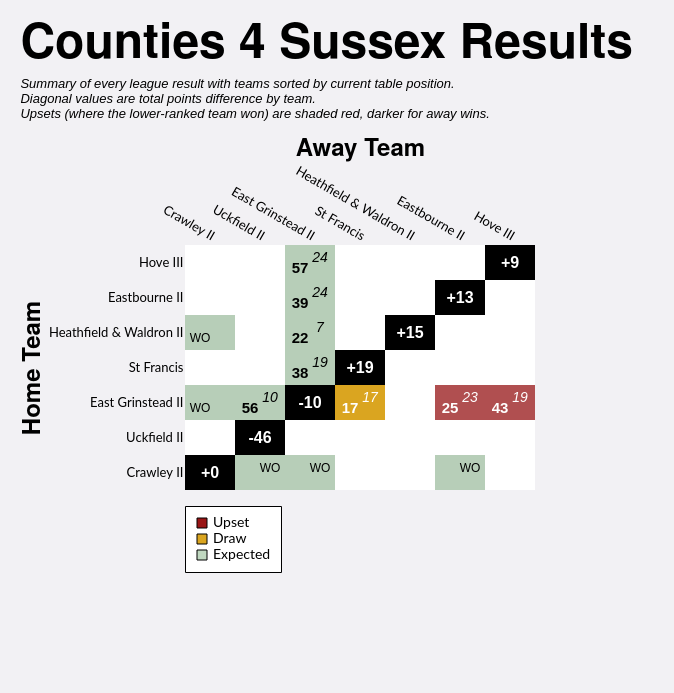

Express this chart as Vega-Lite.
### Vega-Lite specification from a JSON file in a GitHub repository (floating-point values rounded to 4 significant figures)
{"config": {"axis": {"labelFont": "Lato, sans-serif", "titleFont": "PT Sans Narrow, Helvetica Neue, Helvetica, Arial, sans-serif", "labelFontSize": 13, "titleFontSize": 24, "gridColor": "#202947", "gridOpacity": 0.2}, "header": {"labelFont": "PT Sans Narrow, Helvetica Neue, Helvetica, Arial, sans-serif", "titleFont": "PT Sans Narrow, Helvetica Neue, Helvetica, Arial, sans-serif", "labelFontSize": 24, "titleFontSize": 28, "labelFontWeight": "bold", "orient": "left"}, "legend": {"labelFont": "Lato, sans-serif", "titleFont": "PT Sans Narrow, Helvetica Neue, Helvetica, Arial, sans-serif", "labelFontSize": 14, "titleFontSize": 16, "titlePadding": 5, "fillColor": "white", "strokeColor": "black", "padding": 10, "titleFontWeight": "lighter", "titleFontStyle": "italic", "titleColor": "gray", "offset": 10}, "title": {"font": "PT Sans Narrow, Helvetica Neue, Helvetica, Arial, sans-serif", "fontSize": 48, "fontWeight": "bold", "anchor": "start", "align": "center", "titlePadding": 20, "subtitlePadding": 10, "subtitleFontSize": 13, "subtitleColor": "", "subtitleFontStyle": "italic", "offset": 15, "color": "black"}, "axisX": {"labelAngle": 0}, "facet": {"title": null, "header": null, "align": {"row": "each", "column": "each"}}, "resolve": {"scale": {"y": "independent", "facet": "independent"}}, "background": "#f2f1f4", "scale": {"offsetBandPaddingOuter": 0.2, "offsetBandPaddingInner": 0.1}, "view": {"stroke": null}}, "layer": [{"data": {"name": "data-6b7d4432b47ef945ee47c41974f7fdb5"}, "mark": {"type": "rect"}, "encoding": {"color": {"field": "unexpected_result", "legend": {"columns": 1, "direction": "horizontal", "labelExpr": "datum.value === 'Upset (Away Win)' ? 'Upset' : datum.value", "labelLimit": 220, "offset": 16, "orient": "bottom", "symbolStrokeColor": "black", "symbolStrokeWidth": 1, "values": ["Upset (Away Win)", "Draw", "Expected"]}, "scale": {"domain": ["Expected", "Upset (Home Win)", "Upset (Away Win)", "Draw", "To be played", "N/A"], "range": ["#146f1444", "#991515bb", "#991515", "goldenrod", "white", "black"]}, "title": null, "type": "nominal"}, "opacity": {"condition": {"test": "datum.home_team == param_19['home_team'] || datum.away_team == param_19['home_team'] || !isValid(param_19['home_team'])", "value": 1.0}, "value": 0.1}, "tooltip": [{"field": "home_team", "title": "Home", "type": "nominal"}, {"field": "away_team", "title": "Away", "type": "nominal"}, {"field": "home_score_text", "title": "Home Score", "type": "nominal"}, {"field": "away_score_text", "title": "Away Score", "type": "nominal"}, {"field": "result", "title": "Result", "type": "nominal"}, {"field": "unexpected_result", "title": "Unexpectedness", "type": "nominal"}, {"field": "date", "format": "%d %b %Y", "title": "Date", "type": "temporal"}], "x": {"axis": {"domain": false, "grid": false, "labelAngle": 30, "orient": "top", "ticks": false}, "field": "away_team", "sort": ["Crawley II", "Uckfield II", "East Grinstead II", "St Francis", "Heathfield & Waldron II", "Eastbourne II", "Hove III"], "title": "Away Team", "type": "nominal"}, "y": {"axis": {"domain": false, "grid": false, "ticks": false}, "field": "home_team", "sort": ["Hove III", "Eastbourne II", "Heathfield & Waldron II", "St Francis", "East Grinstead II", "Uckfield II", "Crawley II"], "title": "Home Team", "type": "nominal"}}, "name": "view_19"}, {"data": {"name": "data-6b7d4432b47ef945ee47c41974f7fdb5"}, "mark": {"type": "text", "fontStyle": "italic", "size": 14, "xOffset": 10, "yOffset": -5}, "encoding": {"color": {"condition": {"test": "(datum.home_team == param_19['home_team'] || datum.away_team == param_19['home_team'] || !isValid(param_19['home_team'])) && datum.unexpected_result == 'Expected'", "value": "black"}, "value": "white"}, "text": {"field": "away_score_text", "type": "nominal"}, "x": {"field": "away_team", "sort": ["Crawley II", "Uckfield II", "East Grinstead II", "St Francis", "Heathfield & Waldron II", "Eastbourne II", "Hove III"], "type": "nominal"}, "y": {"field": "home_team", "sort": ["Hove III", "Eastbourne II", "Heathfield & Waldron II", "St Francis", "East Grinstead II", "Uckfield II", "Crawley II"], "type": "nominal"}}, "transform": [{"filter": "datum.away_score_text != '' && datum.away_score_text != 'WO'"}]}, {"data": {"name": "data-6b7d4432b47ef945ee47c41974f7fdb5"}, "mark": {"type": "text", "size": 12, "xOffset": 10, "yOffset": -5}, "encoding": {"color": {"condition": {"test": "(datum.home_team == param_19['home_team'] || datum.away_team == param_19['home_team'] || !isValid(param_19['home_team'])) && datum.unexpected_result == 'Expected'", "value": "black"}, "value": "white"}, "text": {"field": "away_score_text", "type": "nominal"}, "x": {"field": "away_team", "sort": ["Crawley II", "Uckfield II", "East Grinstead II", "St Francis", "Heathfield & Waldron II", "Eastbourne II", "Hove III"], "type": "nominal"}, "y": {"field": "home_team", "sort": ["Hove III", "Eastbourne II", "Heathfield & Waldron II", "St Francis", "East Grinstead II", "Uckfield II", "Crawley II"], "type": "nominal"}}, "transform": [{"filter": "datum.away_score_text == 'WO'"}]}, {"data": {"name": "data-6b7d4432b47ef945ee47c41974f7fdb5"}, "mark": {"type": "text", "fontWeight": "bold", "size": 15, "xOffset": -10, "yOffset": 5}, "encoding": {"color": {"condition": {"test": "(datum.home_team == param_19['home_team'] || datum.away_team == param_19['home_team'] || !isValid(param_19['home_team'])) && datum.unexpected_result == 'Expected'", "value": "black"}, "value": "white"}, "text": {"field": "home_score_text", "type": "nominal"}, "x": {"field": "away_team", "sort": ["Crawley II", "Uckfield II", "East Grinstead II", "St Francis", "Heathfield & Waldron II", "Eastbourne II", "Hove III"], "type": "nominal"}, "y": {"field": "home_team", "sort": ["Hove III", "Eastbourne II", "Heathfield & Waldron II", "St Francis", "East Grinstead II", "Uckfield II", "Crawley II"], "type": "nominal"}}, "transform": [{"filter": "datum.home_score_text != '' && datum.home_score_text != 'WO'"}]}, {"data": {"name": "data-6b7d4432b47ef945ee47c41974f7fdb5"}, "mark": {"type": "text", "size": 12, "xOffset": -10, "yOffset": 5}, "encoding": {"color": {"condition": {"test": "(datum.home_team == param_19['home_team'] || datum.away_team == param_19['home_team'] || !isValid(param_19['home_team'])) && datum.unexpected_result == 'Expected'", "value": "black"}, "value": "white"}, "text": {"field": "home_score_text", "type": "nominal"}, "x": {"field": "away_team", "sort": ["Crawley II", "Uckfield II", "East Grinstead II", "St Francis", "Heathfield & Waldron II", "Eastbourne II", "Hove III"], "type": "nominal"}, "y": {"field": "home_team", "sort": ["Hove III", "Eastbourne II", "Heathfield & Waldron II", "St Francis", "East Grinstead II", "Uckfield II", "Crawley II"], "type": "nominal"}}, "transform": [{"filter": "datum.home_score_text == 'WO'"}]}, {"data": {"name": "data-fecc7afd5414ebbbadb48049a19bf62b"}, "mark": {"type": "text", "color": "white", "fontWeight": "bold", "size": 16}, "encoding": {"text": {"field": "display_text", "type": "nominal"}, "tooltip": [{"field": "home_team", "title": "Team", "type": "nominal"}, {"field": "display_text", "title": "Points Difference", "type": "nominal"}], "x": {"field": "away_team", "sort": ["Crawley II", "Uckfield II", "East Grinstead II", "St Francis", "Heathfield & Waldron II", "Eastbourne II", "Hove III"], "type": "nominal"}, "y": {"field": "home_team", "sort": ["Hove III", "Eastbourne II", "Heathfield & Waldron II", "St Francis", "East Grinstead II", "Uckfield II", "Crawley II"], "type": "nominal"}}}], "height": {"step": 35}, "padding": {"left": 20, "top": 20, "right": 40, "bottom": 120}, "params": [{"name": "param_19", "select": {"type": "point", "clear": "dblclick", "fields": ["home_team"], "on": "click"}, "value": null, "views": ["view_19"]}], "title": {"text": "Counties 4 Sussex Results", "subtitle": ["Summary of every league result with teams sorted by current table position.", "Diagonal values are total points difference by team.", "Upsets (where the lower-ranked team won) are shaded red, darker for away wins."]}, "width": {"step": 50}, "$schema": "https://vega.github.io/schema/vega-lite/v5.20.1.json", "datasets": {"data-6b7d4432b47ef945ee47c41974f7fdb5": [{"home_team": "Crawley II", "away_team": "Crawley II", "match_id": null, "date": "", "home_score": null, "away_score": null, "home_walkover": null, "away_walkover": null, "result": "N/A", "home_score_text": "", "away_score_text": "", "wo_result": "", "score_text": "", "display_text": "+0", "is_diagonal": true, "result_simple": "N/A", "unexpected_result": "N/A", "unexpected_opacity": 1.0}, {"home_team": "Crawley II", "away_team": "East Grinstead II", "match_id": "995325", "date": "2022-10-01T00:00:00", "home_score": null, "away_score": null, "home_walkover": false, "away_walkover": true, "result": "Away Win", "home_score_text": "", "away_score_text": "WO", "wo_result": "AWO", "score_text": "WO", "display_text": "WO", "is_diagonal": false, "result_simple": "Away Win", "unexpected_result": "Expected", "unexpected_opacity": 0.25}, {"home_team": "Crawley II", "away_team": "Eastbourne II", "match_id": "995339", "date": "2022-11-12T00:00:00", "home_score": null, "away_score": null, "home_walkover": false, "away_walkover": true, "result": "Away Win", "home_score_text": "", "away_score_text": "WO", "wo_result": "AWO", "score_text": "WO", "display_text": "WO", "is_diagonal": false, "result_simple": "Away Win", "unexpected_result": "Expected", "unexpected_opacity": 0.25}, {"home_team": "Crawley II", "away_team": "Heathfield & Waldron II", "match_id": null, "date": "", "home_score": null, "away_score": null, "home_walkover": null, "away_walkover": null, "result": "To be played", "home_score_text": "", "away_score_text": "", "wo_result": "", "score_text": "", "display_text": "", "is_diagonal": false, "result_simple": "To be played", "unexpected_result": "To be played", "unexpected_opacity": 1.0}, {"home_team": "Crawley II", "away_team": "Hove III", "match_id": null, "date": "", "home_score": null, "away_score": null, "home_walkover": null, "away_walkover": null, "result": "To be played", "home_score_text": "", "away_score_text": "", "wo_result": "", "score_text": "", "display_text": "", "is_diagonal": false, "result_simple": "To be played", "unexpected_result": "To be played", "unexpected_opacity": 1.0}, {"home_team": "Crawley II", "away_team": "St Francis", "match_id": null, "date": "", "home_score": null, "away_score": null, "home_walkover": null, "away_walkover": null, "result": "To be played", "home_score_text": "", "away_score_text": "", "wo_result": "", "score_text": "", "display_text": "", "is_diagonal": false, "result_simple": "To be played", "unexpected_result": "To be played", "unexpected_opacity": 1.0}, {"home_team": "Crawley II", "away_team": "Uckfield II", "match_id": "995351", "date": "2022-12-10T00:00:00", "home_score": null, "away_score": null, "home_walkover": false, "away_walkover": true, "result": "Away Win", "home_score_text": "", "away_score_text": "WO", "wo_result": "AWO", "score_text": "WO", "display_text": "WO", "is_diagonal": false, "result_simple": "Away Win", "unexpected_result": "Expected", "unexpected_opacity": 0.25}, {"home_team": "East Grinstead II", "away_team": "Crawley II", "match_id": "995349", "date": "2022-12-03T00:00:00", "home_score": null, "away_score": null, "home_walkover": true, "away_walkover": false, "result": "Home Win", "home_score_text": "WO", "away_score_text": "", "wo_result": "HWO", "score_text": "WO", "display_text": "WO", "is_diagonal": false, "result_simple": "Home Win", "unexpected_result": "Expected", "unexpected_opacity": 0.25}, {"home_team": "East Grinstead II", "away_team": "East Grinstead II", "match_id": null, "date": "", "home_score": null, "away_score": null, "home_walkover": null, "away_walkover": null, "result": "N/A", "home_score_text": "", "away_score_text": "", "wo_result": "", "score_text": "", "display_text": "-10", "is_diagonal": true, "result_simple": "N/A", "unexpected_result": "N/A", "unexpected_opacity": 1.0}, {"home_team": "East Grinstead II", "away_team": "Eastbourne II", "match_id": "995326", "date": "2022-10-15T00:00:00", "home_score": 25, "away_score": 23, "home_walkover": false, "away_walkover": false, "result": "Home Win (LBP)", "home_score_text": "25", "away_score_text": "23", "wo_result": "", "score_text": "25-23", "display_text": "25-23", "is_diagonal": false, "result_simple": "Home Win", "unexpected_result": "Upset (Home Win)", "unexpected_opacity": 0.75}, {"home_team": "East Grinstead II", "away_team": "Heathfield & Waldron II", "match_id": null, "date": "", "home_score": null, "away_score": null, "home_walkover": null, "away_walkover": null, "result": "To be played", "home_score_text": "", "away_score_text": "", "wo_result": "", "score_text": "", "display_text": "", "is_diagonal": false, "result_simple": "To be played", "unexpected_result": "To be played", "unexpected_opacity": 1.0}, {"home_team": "East Grinstead II", "away_team": "Hove III", "match_id": "1032189", "date": "2023-01-07T00:00:00", "home_score": 43, "away_score": 19, "home_walkover": false, "away_walkover": false, "result": "Home Win", "home_score_text": "43", "away_score_text": "19", "wo_result": "", "score_text": "43-19", "display_text": "43-19", "is_diagonal": false, "result_simple": "Home Win", "unexpected_result": "Upset (Home Win)", "unexpected_opacity": 0.75}, {"home_team": "East Grinstead II", "away_team": "St Francis", "match_id": "995334", "date": "2022-10-29T00:00:00", "home_score": 17, "away_score": 17, "home_walkover": false, "away_walkover": false, "result": "Draw", "home_score_text": "17", "away_score_text": "17", "wo_result": "", "score_text": "17-17", "display_text": "17-17", "is_diagonal": false, "result_simple": "Draw", "unexpected_result": "Draw", "unexpected_opacity": 0.75}, {"home_team": "East Grinstead II", "away_team": "Uckfield II", "match_id": "1034960", "date": "2023-02-11T00:00:00", "home_score": 56, "away_score": 10, "home_walkover": false, "away_walkover": false, "result": "Home Win", "home_score_text": "56", "away_score_text": "10", "wo_result": "", "score_text": "56-10", "display_text": "56-10", "is_diagonal": false, "result_simple": "Home Win", "unexpected_result": "Expected", "unexpected_opacity": 0.25}, {"home_team": "Eastbourne II", "away_team": "Crawley II", "match_id": null, "date": "", "home_score": null, "away_score": null, "home_walkover": null, "away_walkover": null, "result": "To be played", "home_score_text": "", "away_score_text": "", "wo_result": "", "score_text": "", "display_text": "", "is_diagonal": false, "result_simple": "To be played", "unexpected_result": "To be played", "unexpected_opacity": 1.0}, {"home_team": "Eastbourne II", "away_team": "East Grinstead II", "match_id": "1032182", "date": "2023-01-21T00:00:00", "home_score": 39, "away_score": 24, "home_walkover": false, "away_walkover": false, "result": "Home Win", "home_score_text": "39", "away_score_text": "24", "wo_result": "", "score_text": "39-24", "display_text": "39-24", "is_diagonal": false, "result_simple": "Home Win", "unexpected_result": "Expected", "unexpected_opacity": 0.25}, {"home_team": "Eastbourne II", "away_team": "Eastbourne II", "match_id": null, "date": "", "home_score": null, "away_score": null, "home_walkover": null, "away_walkover": null, "result": "N/A", "home_score_text": "", "away_score_text": "", "wo_result": "", "score_text": "", "display_text": "+13", "is_diagonal": true, "result_simple": "N/A", "unexpected_result": "N/A", "unexpected_opacity": 1.0}, {"home_team": "Eastbourne II", "away_team": "Heathfield & Waldron II", "match_id": null, "date": "", "home_score": null, "away_score": null, "home_walkover": null, "away_walkover": null, "result": "To be played", "home_score_text": "", "away_score_text": "", "wo_result": "", "score_text": "", "display_text": "", "is_diagonal": false, "result_simple": "To be played", "unexpected_result": "To be played", "unexpected_opacity": 1.0}, {"home_team": "Eastbourne II", "away_team": "Hove III", "match_id": null, "date": "", "home_score": null, "away_score": null, "home_walkover": null, "away_walkover": null, "result": "To be played", "home_score_text": "", "away_score_text": "", "wo_result": "", "score_text": "", "display_text": "", "is_diagonal": false, "result_simple": "To be played", "unexpected_result": "To be played", "unexpected_opacity": 1.0}, {"home_team": "Eastbourne II", "away_team": "St Francis", "match_id": null, "date": "", "home_score": null, "away_score": null, "home_walkover": null, "away_walkover": null, "result": "To be played", "home_score_text": "", "away_score_text": "", "wo_result": "", "score_text": "", "display_text": "", "is_diagonal": false, "result_simple": "To be played", "unexpected_result": "To be played", "unexpected_opacity": 1.0}, {"home_team": "Eastbourne II", "away_team": "Uckfield II", "match_id": null, "date": "", "home_score": null, "away_score": null, "home_walkover": null, "away_walkover": null, "result": "To be played", "home_score_text": "", "away_score_text": "", "wo_result": "", "score_text": "", "display_text": "", "is_diagonal": false, "result_simple": "To be played", "unexpected_result": "To be played", "unexpected_opacity": 1.0}, {"home_team": "Heathfield & Waldron II", "away_team": "Crawley II", "match_id": "1034971", "date": "2023-02-11T00:00:00", "home_score": null, "away_score": null, "home_walkover": true, "away_walkover": false, "result": "Home Win", "home_score_text": "WO", "away_score_text": "", "wo_result": "HWO", "score_text": "WO", "display_text": "WO", "is_diagonal": false, "result_simple": "Home Win", "unexpected_result": "Expected", "unexpected_opacity": 0.25}, {"home_team": "Heathfield & Waldron II", "away_team": "East Grinstead II", "match_id": "995341", "date": "2022-11-12T00:00:00", "home_score": 22, "away_score": 7, "home_walkover": false, "away_walkover": false, "result": "Home Win", "home_score_text": "22", "away_score_text": "7", "wo_result": "", "score_text": "22-7", "display_text": "22-7", "is_diagonal": false, "result_simple": "Home Win", "unexpected_result": "Expected", "unexpected_opacity": 0.25}, {"home_team": "Heathfield & Waldron II", "away_team": "Eastbourne II", "match_id": null, "date": "", "home_score": null, "away_score": null, "home_walkover": null, "away_walkover": null, "result": "To be played", "home_score_text": "", "away_score_text": "", "wo_result": "", "score_text": "", "display_text": "", "is_diagonal": false, "result_simple": "To be played", "unexpected_result": "To be played", "unexpected_opacity": 1.0}, {"home_team": "Heathfield & Waldron II", "away_team": "Heathfield & Waldron II", "match_id": null, "date": "", "home_score": null, "away_score": null, "home_walkover": null, "away_walkover": null, "result": "N/A", "home_score_text": "", "away_score_text": "", "wo_result": "", "score_text": "", "display_text": "+15", "is_diagonal": true, "result_simple": "N/A", "unexpected_result": "N/A", "unexpected_opacity": 1.0}, {"home_team": "Heathfield & Waldron II", "away_team": "Hove III", "match_id": null, "date": "", "home_score": null, "away_score": null, "home_walkover": null, "away_walkover": null, "result": "To be played", "home_score_text": "", "away_score_text": "", "wo_result": "", "score_text": "", "display_text": "", "is_diagonal": false, "result_simple": "To be played", "unexpected_result": "To be played", "unexpected_opacity": 1.0}, {"home_team": "Heathfield & Waldron II", "away_team": "St Francis", "match_id": null, "date": "", "home_score": null, "away_score": null, "home_walkover": null, "away_walkover": null, "result": "To be played", "home_score_text": "", "away_score_text": "", "wo_result": "", "score_text": "", "display_text": "", "is_diagonal": false, "result_simple": "To be played", "unexpected_result": "To be played", "unexpected_opacity": 1.0}, {"home_team": "Heathfield & Waldron II", "away_team": "Uckfield II", "match_id": null, "date": "", "home_score": null, "away_score": null, "home_walkover": null, "away_walkover": null, "result": "To be played", "home_score_text": "", "away_score_text": "", "wo_result": "", "score_text": "", "display_text": "", "is_diagonal": false, "result_simple": "To be played", "unexpected_result": "To be played", "unexpected_opacity": 1.0}, {"home_team": "Hove III", "away_team": "Crawley II", "match_id": null, "date": "", "home_score": null, "away_score": null, "home_walkover": null, "away_walkover": null, "result": "To be played", "home_score_text": "", "away_score_text": "", "wo_result": "", "score_text": "", "display_text": "", "is_diagonal": false, "result_simple": "To be played", "unexpected_result": "To be played", "unexpected_opacity": 1.0}, {"home_team": "Hove III", "away_team": "East Grinstead II", "match_id": "995369", "date": "2023-03-04T00:00:00", "home_score": 57, "away_score": 24, "home_walkover": false, "away_walkover": false, "result": "Home Win", "home_score_text": "57", "away_score_text": "24", "wo_result": "", "score_text": "57-24", "display_text": "57-24", "is_diagonal": false, "result_simple": "Home Win", "unexpected_result": "Expected", "unexpected_opacity": 0.25}, {"home_team": "Hove III", "away_team": "Eastbourne II", "match_id": null, "date": "", "home_score": null, "away_score": null, "home_walkover": null, "away_walkover": null, "result": "To be played", "home_score_text": "", "away_score_text": "", "wo_result": "", "score_text": "", "display_text": "", "is_diagonal": false, "result_simple": "To be played", "unexpected_result": "To be played", "unexpected_opacity": 1.0}, {"home_team": "Hove III", "away_team": "Heathfield & Waldron II", "match_id": null, "date": "", "home_score": null, "away_score": null, "home_walkover": null, "away_walkover": null, "result": "To be played", "home_score_text": "", "away_score_text": "", "wo_result": "", "score_text": "", "display_text": "", "is_diagonal": false, "result_simple": "To be played", "unexpected_result": "To be played", "unexpected_opacity": 1.0}, {"home_team": "Hove III", "away_team": "Hove III", "match_id": null, "date": "", "home_score": null, "away_score": null, "home_walkover": null, "away_walkover": null, "result": "N/A", "home_score_text": "", "away_score_text": "", "wo_result": "", "score_text": "", "display_text": "+9", "is_diagonal": true, "result_simple": "N/A", "unexpected_result": "N/A", "unexpected_opacity": 1.0}, {"home_team": "Hove III", "away_team": "St Francis", "match_id": null, "date": "", "home_score": null, "away_score": null, "home_walkover": null, "away_walkover": null, "result": "To be played", "home_score_text": "", "away_score_text": "", "wo_result": "", "score_text": "", "display_text": "", "is_diagonal": false, "result_simple": "To be played", "unexpected_result": "To be played", "unexpected_opacity": 1.0}, {"home_team": "Hove III", "away_team": "Uckfield II", "match_id": null, "date": "", "home_score": null, "away_score": null, "home_walkover": null, "away_walkover": null, "result": "To be played", "home_score_text": "", "away_score_text": "", "wo_result": "", "score_text": "", "display_text": "", "is_diagonal": false, "result_simple": "To be played", "unexpected_result": "To be played", "unexpected_opacity": 1.0}, {"home_team": "St Francis", "away_team": "Crawley II", "match_id": null, "date": "", "home_score": null, "away_score": null, "home_walkover": null, "away_walkover": null, "result": "To be played", "home_score_text": "", "away_score_text": "", "wo_result": "", "score_text": "", "display_text": "", "is_diagonal": false, "result_simple": "To be played", "unexpected_result": "To be played", "unexpected_opacity": 1.0}, {"home_team": "St Francis", "away_team": "East Grinstead II", "match_id": "995361", "date": "2023-01-28T00:00:00", "home_score": 38, "away_score": 19, "home_walkover": false, "away_walkover": false, "result": "Home Win", "home_score_text": "38", "away_score_text": "19", "wo_result": "", "score_text": "38-19", "display_text": "38-19", "is_diagonal": false, "result_simple": "Home Win", "unexpected_result": "Expected", "unexpected_opacity": 0.25}, {"home_team": "St Francis", "away_team": "Eastbourne II", "match_id": null, "date": "", "home_score": null, "away_score": null, "home_walkover": null, "away_walkover": null, "result": "To be played", "home_score_text": "", "away_score_text": "", "wo_result": "", "score_text": "", "display_text": "", "is_diagonal": false, "result_simple": "To be played", "unexpected_result": "To be played", "unexpected_opacity": 1.0}, {"home_team": "St Francis", "away_team": "Heathfield & Waldron II", "match_id": null, "date": "", "home_score": null, "away_score": null, "home_walkover": null, "away_walkover": null, "result": "To be played", "home_score_text": "", "away_score_text": "", "wo_result": "", "score_text": "", "display_text": "", "is_diagonal": false, "result_simple": "To be played", "unexpected_result": "To be played", "unexpected_opacity": 1.0}, {"home_team": "St Francis", "away_team": "Hove III", "match_id": null, "date": "", "home_score": null, "away_score": null, "home_walkover": null, "away_walkover": null, "result": "To be played", "home_score_text": "", "away_score_text": "", "wo_result": "", "score_text": "", "display_text": "", "is_diagonal": false, "result_simple": "To be played", "unexpected_result": "To be played", "unexpected_opacity": 1.0}, {"home_team": "St Francis", "away_team": "St Francis", "match_id": null, "date": "", "home_score": null, "away_score": null, "home_walkover": null, "away_walkover": null, "result": "N/A", "home_score_text": "", "away_score_text": "", "wo_result": "", "score_text": "", "display_text": "+19", "is_diagonal": true, "result_simple": "N/A", "unexpected_result": "N/A", "unexpected_opacity": 1.0}, {"home_team": "St Francis", "away_team": "Uckfield II", "match_id": null, "date": "", "home_score": null, "away_score": null, "home_walkover": null, "away_walkover": null, "result": "To be played", "home_score_text": "", "away_score_text": "", "wo_result": "", "score_text": "", "display_text": "", "is_diagonal": false, "result_simple": "To be played", "unexpected_result": "To be played", "unexpected_opacity": 1.0}, {"home_team": "Uckfield II", "away_team": "Crawley II", "match_id": null, "date": "", "home_score": null, "away_score": null, "home_walkover": null, "away_walkover": null, "result": "To be played", "home_score_text": "", "away_score_text": "", "wo_result": "", "score_text": "", "display_text": "", "is_diagonal": false, "result_simple": "To be played", "unexpected_result": "To be played", "unexpected_opacity": 1.0}, {"home_team": "Uckfield II", "away_team": "East Grinstead II", "match_id": null, "date": "", "home_score": null, "away_score": null, "home_walkover": null, "away_walkover": null, "result": "To be played", "home_score_text": "", "away_score_text": "", "wo_result": "", "score_text": "", "display_text": "", "is_diagonal": false, "result_simple": "To be played", "unexpected_result": "To be played", "unexpected_opacity": 1.0}, {"home_team": "Uckfield II", "away_team": "Eastbourne II", "match_id": null, "date": "", "home_score": null, "away_score": null, "home_walkover": null, "away_walkover": null, "result": "To be played", "home_score_text": "", "away_score_text": "", "wo_result": "", "score_text": "", "display_text": "", "is_diagonal": false, "result_simple": "To be played", "unexpected_result": "To be played", "unexpected_opacity": 1.0}, {"home_team": "Uckfield II", "away_team": "Heathfield & Waldron II", "match_id": null, "date": "", "home_score": null, "away_score": null, "home_walkover": null, "away_walkover": null, "result": "To be played", "home_score_text": "", "away_score_text": "", "wo_result": "", "score_text": "", "display_text": "", "is_diagonal": false, "result_simple": "To be played", "unexpected_result": "To be played", "unexpected_opacity": 1.0}, {"home_team": "Uckfield II", "away_team": "Hove III", "match_id": null, "date": "", "home_score": null, "away_score": null, "home_walkover": null, "away_walkover": null, "result": "To be played", "home_score_text": "", "away_score_text": "", "wo_result": "", "score_text": "", "display_text": "", "is_diagonal": false, "result_simple": "To be played", "unexpected_result": "To be played", "unexpected_opacity": 1.0}, {"home_team": "Uckfield II", "away_team": "St Francis", "match_id": null, "date": "", "home_score": null, "away_score": null, "home_walkover": null, "away_walkover": null, "result": "To be played", "home_score_text": "", "away_score_text": "", "wo_result": "", "score_text": "", "display_text": "", "is_diagonal": false, "result_simple": "To be played", "unexpected_result": "To be played", "unexpected_opacity": 1.0}, {"home_team": "Uckfield II", "away_team": "Uckfield II", "match_id": null, "date": "", "home_score": null, "away_score": null, "home_walkover": null, "away_walkover": null, "result": "N/A", "home_score_text": "", "away_score_text": "", "wo_result": "", "score_text": "", "display_text": "-46", "is_diagonal": true, "result_simple": "N/A", "unexpected_result": "N/A", "unexpected_opacity": 1.0}], "data-fecc7afd5414ebbbadb48049a19bf62b": [{"home_team": "Crawley II", "away_team": "Crawley II", "match_id": null, "date": "", "home_score": null, "away_score": null, "home_walkover": null, "away_walkover": null, "result": "N/A", "home_score_text": "", "away_score_text": "", "wo_result": "", "score_text": "", "display_text": "+0", "is_diagonal": true, "result_simple": "N/A", "unexpected_result": "N/A", "unexpected_opacity": 1.0}, {"home_team": "East Grinstead II", "away_team": "East Grinstead II", "match_id": null, "date": "", "home_score": null, "away_score": null, "home_walkover": null, "away_walkover": null, "result": "N/A", "home_score_text": "", "away_score_text": "", "wo_result": "", "score_text": "", "display_text": "-10", "is_diagonal": true, "result_simple": "N/A", "unexpected_result": "N/A", "unexpected_opacity": 1.0}, {"home_team": "Eastbourne II", "away_team": "Eastbourne II", "match_id": null, "date": "", "home_score": null, "away_score": null, "home_walkover": null, "away_walkover": null, "result": "N/A", "home_score_text": "", "away_score_text": "", "wo_result": "", "score_text": "", "display_text": "+13", "is_diagonal": true, "result_simple": "N/A", "unexpected_result": "N/A", "unexpected_opacity": 1.0}, {"home_team": "Heathfield & Waldron II", "away_team": "Heathfield & Waldron II", "match_id": null, "date": "", "home_score": null, "away_score": null, "home_walkover": null, "away_walkover": null, "result": "N/A", "home_score_text": "", "away_score_text": "", "wo_result": "", "score_text": "", "display_text": "+15", "is_diagonal": true, "result_simple": "N/A", "unexpected_result": "N/A", "unexpected_opacity": 1.0}, {"home_team": "Hove III", "away_team": "Hove III", "match_id": null, "date": "", "home_score": null, "away_score": null, "home_walkover": null, "away_walkover": null, "result": "N/A", "home_score_text": "", "away_score_text": "", "wo_result": "", "score_text": "", "display_text": "+9", "is_diagonal": true, "result_simple": "N/A", "unexpected_result": "N/A", "unexpected_opacity": 1.0}, {"home_team": "St Francis", "away_team": "St Francis", "match_id": null, "date": "", "home_score": null, "away_score": null, "home_walkover": null, "away_walkover": null, "result": "N/A", "home_score_text": "", "away_score_text": "", "wo_result": "", "score_text": "", "display_text": "+19", "is_diagonal": true, "result_simple": "N/A", "unexpected_result": "N/A", "unexpected_opacity": 1.0}, {"home_team": "Uckfield II", "away_team": "Uckfield II", "match_id": null, "date": "", "home_score": null, "away_score": null, "home_walkover": null, "away_walkover": null, "result": "N/A", "home_score_text": "", "away_score_text": "", "wo_result": "", "score_text": "", "display_text": "-46", "is_diagonal": true, "result_simple": "N/A", "unexpected_result": "N/A", "unexpected_opacity": 1.0}]}}
